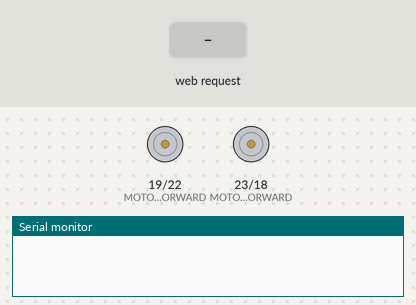
Simulated run of this sketch. Board: ESP32. On the bench: motor-driver pin pairs drawn as motors (green arrow = first pin HIGH = forward, orange = second pin HIGH = backward, longer = more drive), the last lines printed to the serial monitor. Inputs (shaded band) come from the test bench.

Above: at 1.2 s.
1.3 s: HTTP request GET /joystick?x=120 received
At 2.5 s:
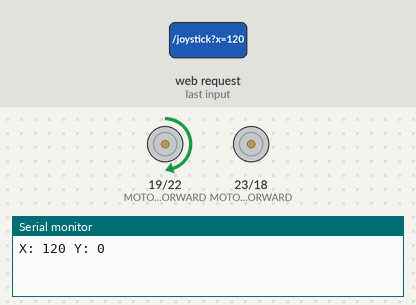
2.8 s: HTTP request GET /joystick?y=1 received
At 3.9 s:
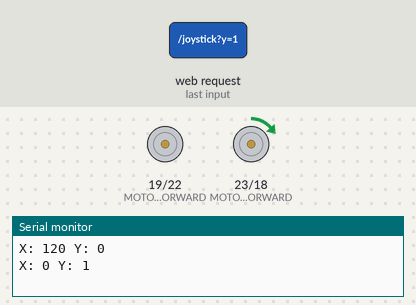
4.3 s: HTTP request GET /joystick?y=120 received
At 5.0 s:
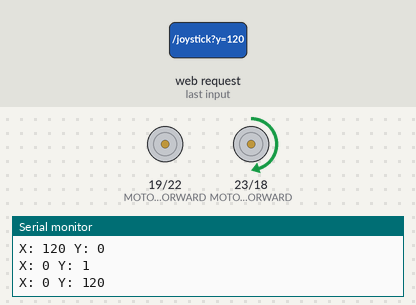
5.8 s: HTTP request GET /joystick?x=120&y=120 received
At 6.2 s:
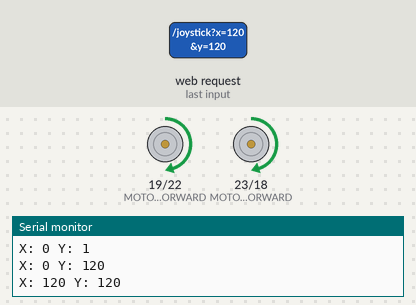
7.3 s: HTTP request GET /joystick?x=1&y=1 received
At 8.5 s:
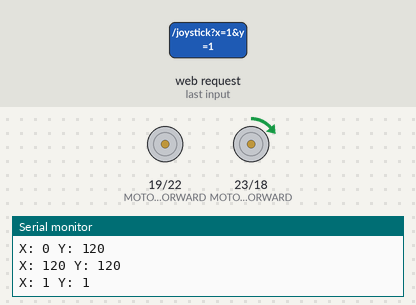
Timing chart, 0 to 9.8 s (numbered marks = the images above; inputs shaded):
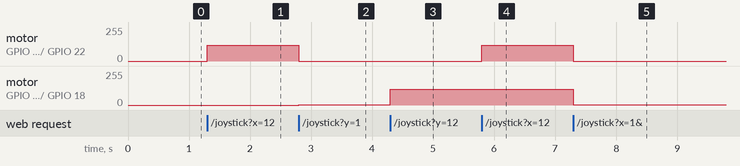

The sketch:

RcCar.ino
```cpp
#include <WiFi.h>
#include <WebServer.h>

unsigned long times;
WebServer server(80);

#define MOTOR1_FORWARD 19
#define MOTOR1_BACKWARD 22
#define MOTOR2_FORWARD 23
#define MOTOR2_BACKWARD 18

const int pwmFreq = 5000;     // 5 kHz PWM frequency
const int pwmResolution = 8;  // 8-bit resolution (0–255)


void setMotor(int xspeed, int yspeed) {
    if (xspeed > 20) {
        ledcWrite(MOTOR1_FORWARD, xspeed);
        ledcWrite(MOTOR1_BACKWARD, 0);
    } else if (xspeed < -20) {

        ledcWrite(MOTOR1_FORWARD, 0);
        ledcWrite(MOTOR1_BACKWARD, abs(xspeed));
    } else {
        ledcWrite(MOTOR1_FORWARD, 0);
        ledcWrite(MOTOR1_BACKWARD, 0);
    }

    if (yspeed > 0) {
        ledcWrite(MOTOR2_FORWARD, yspeed);
        ledcWrite(MOTOR2_BACKWARD, 0);
    } else if (yspeed < 0) {
        ledcWrite(MOTOR2_FORWARD, 0);
        ledcWrite(MOTOR2_BACKWARD, abs(yspeed));
    } else {
        ledcWrite(MOTOR2_FORWARD, 0);
        ledcWrite(MOTOR2_BACKWARD, 0);
    }
}

void handleJoystick() {
    times = millis();
    int x = server.arg("x").toInt();
    int y = server.arg("y").toInt();

    Serial.print("X: ");
    Serial.print(x);
    Serial.print(" Y: ");
    Serial.println(y);

    setMotor(x, y);
    server.send(200, "text/plain", "Joystick updated");
}

void handleRoot() {
    server.send(200, "text/html", R"rawliteral(
<!DOCTYPE html>
<html>
<head>
  <style>
    body { text-align: center; font-family: Arial, sans-serif; background: black; margin: 0; padding: 0; height: 100vh; display: flex; flex-direction: column; justify-content: center; align-items: center; }
    #joystick { width: 600px; height: 600px; background-color: #ddd; border-radius: 50%; position: relative; touch-action: none; margin-top: 100px; }
    #stick { width: 160px; height: 160px; background-color: #666; border-radius: 50%; position: absolute; top: 220px; left: 220px; transition: transform 0.1s ease; }
    h1 { font-size: 48px; color: #fff; margin-top: 20px; }
  </style>
</head>
<body>
  <h1>ESP32 RC Car</h1>
  <div id="joystick">
    <div id="stick"></div>
  </div>
  <script>
    const joystick = document.getElementById("joystick");
    const stick = document.getElementById("stick");
    const center = 300;
    let lastX = 0, lastY = 0;

    // Function to send joystick data
    function sendJoystickData(x, y) {
      // Only send if the position changes significantly (threshold of 10)
      if (Math.abs(x - lastX) > 10 || Math.abs(y - lastY) > 10) {
        fetch(`/joystick?x=${x}&y=${-y}`);
        lastX = x;
        lastY = y;
      }
    }

    joystick.addEventListener("touchmove", (e) => {
      e.preventDefault();
      const touch = e.touches[0];
      const rect = joystick.getBoundingClientRect();
      let x = touch.clientX - rect.left - center;
      let y = touch.clientY - rect.top - center;

      // Limit movement range
      x = Math.max(-200, Math.min(200, x));
      y = Math.max(-200, Math.min(200, y));

      // Move the joystick visually
      stick.style.left = `${x + 220}px`;
      stick.style.top = `${y + 220}px`;

      // Send updated position
      sendJoystickData(x, y);
    });

    joystick.addEventListener("touchend", () => {
      // Reset joystick to center
      stick.style.left = "220px";
      stick.style.top = "220px";
      sendJoystickData(0, 0); // Ensure motors stop
    });
  </script>
</body>
</html>

    )rawliteral");
}

void setup() {
    Serial.begin(115200);
  // Attach pins to PWM with the new API
  ledcAttach(MOTOR1_FORWARD, pwmFreq, pwmResolution);
  ledcAttach(MOTOR1_BACKWARD, pwmFreq, pwmResolution);
  ledcAttach(MOTOR2_FORWARD, pwmFreq, pwmResolution);
  ledcAttach(MOTOR2_BACKWARD, pwmFreq, pwmResolution);

    WiFi.softAP("ESP32-RC", "12345678");
    server.on("/", handleRoot);
    server.on("/joystick", handleJoystick);
    server.begin();
}

void loop() {

      server.handleClient();


}
```

Measured:
- after the input at 1.3 s, motor on GPIO 19 (MOTOR1_FORWARD) / GPIO 22 (MOTOR1_BACKWARD): stopped → forward 120/255 at once
- after the input at 2.8 s, motor on GPIO 19 (MOTOR1_FORWARD) / GPIO 22 (MOTOR1_BACKWARD): forward 120/255 → stopped at once; motor on GPIO 23 (MOTOR2_FORWARD) / GPIO 18 (MOTOR2_BACKWARD): stopped → forward 1/255 at once
- after the input at 4.3 s, motor on GPIO 23 (MOTOR2_FORWARD) / GPIO 18 (MOTOR2_BACKWARD): forward 1/255 → forward 120/255 at once
- after the input at 5.8 s, motor on GPIO 19 (MOTOR1_FORWARD) / GPIO 22 (MOTOR1_BACKWARD): stopped → forward 120/255 at once
- after the input at 7.3 s, motor on GPIO 19 (MOTOR1_FORWARD) / GPIO 22 (MOTOR1_BACKWARD): forward 120/255 → stopped at once; motor on GPIO 23 (MOTOR2_FORWARD) / GPIO 18 (MOTOR2_BACKWARD): forward 120/255 → forward 1/255 at once
